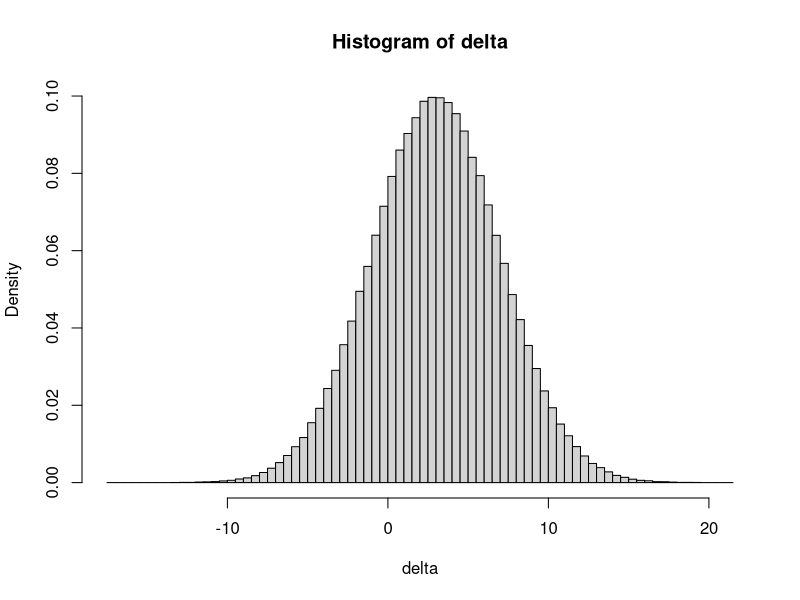
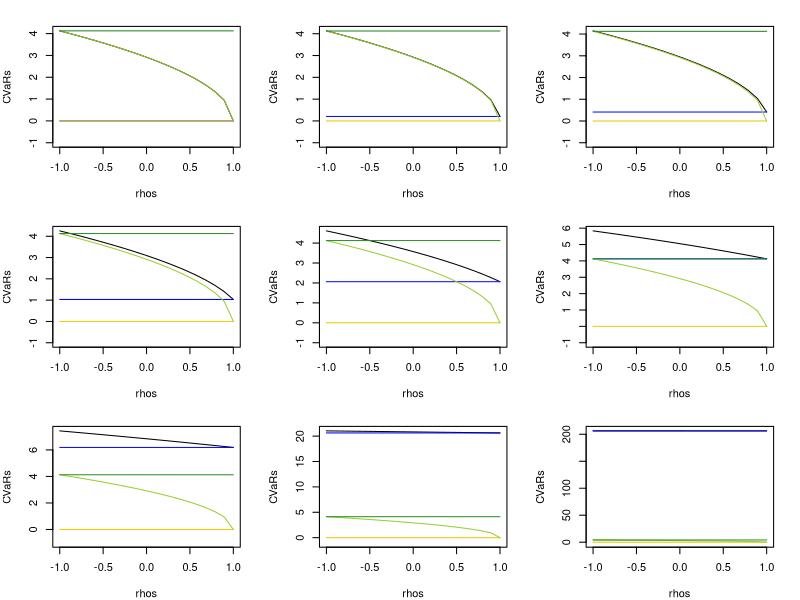
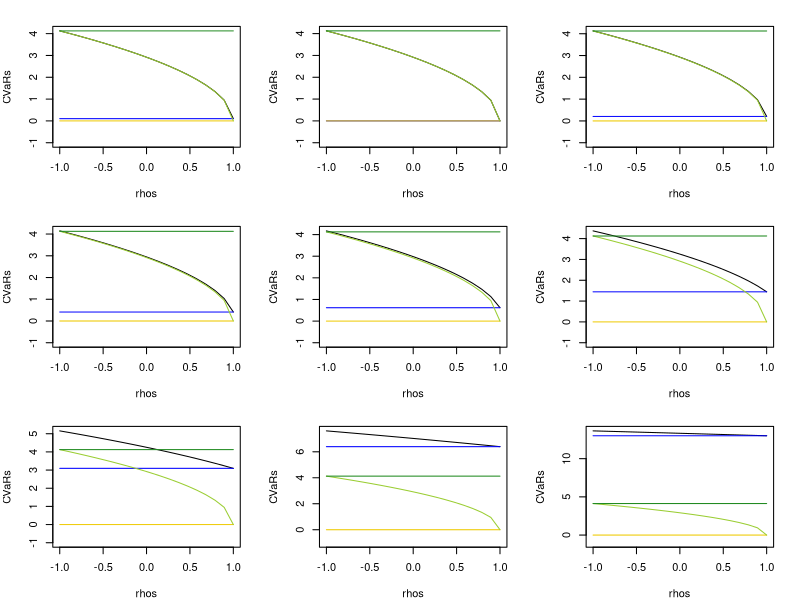
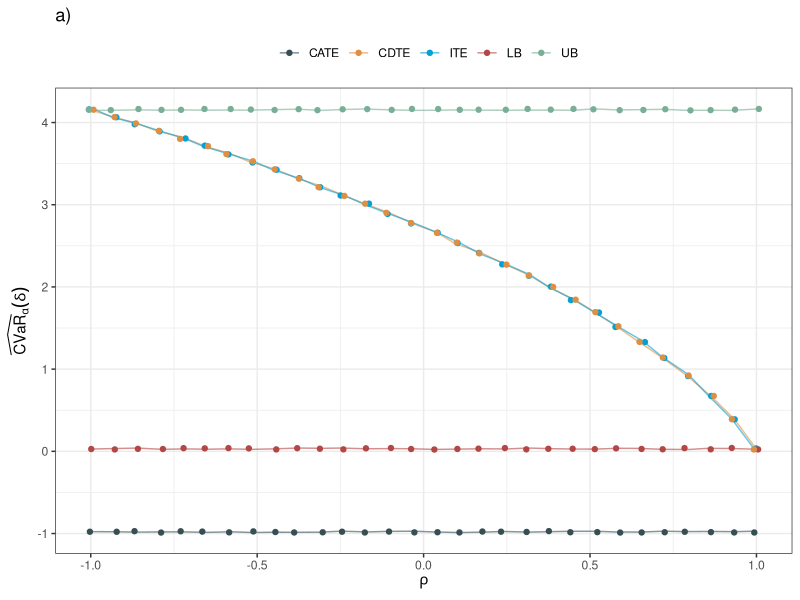
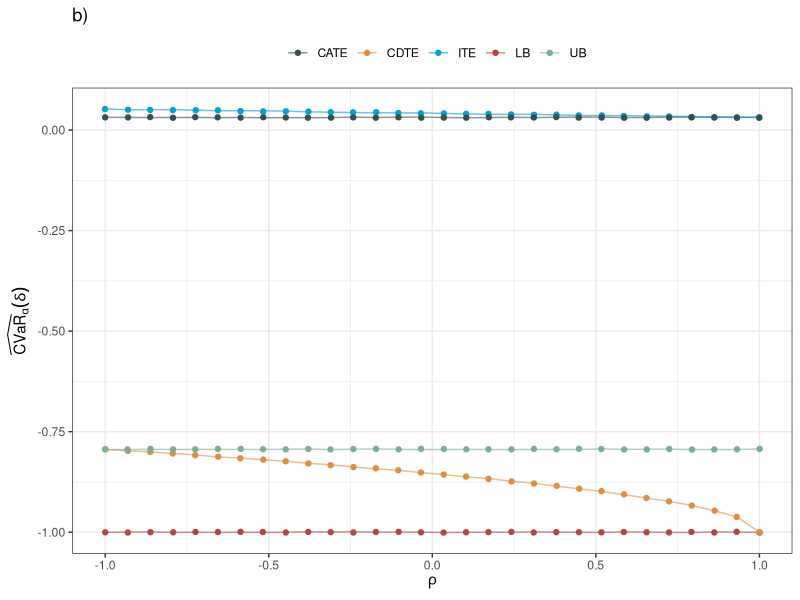
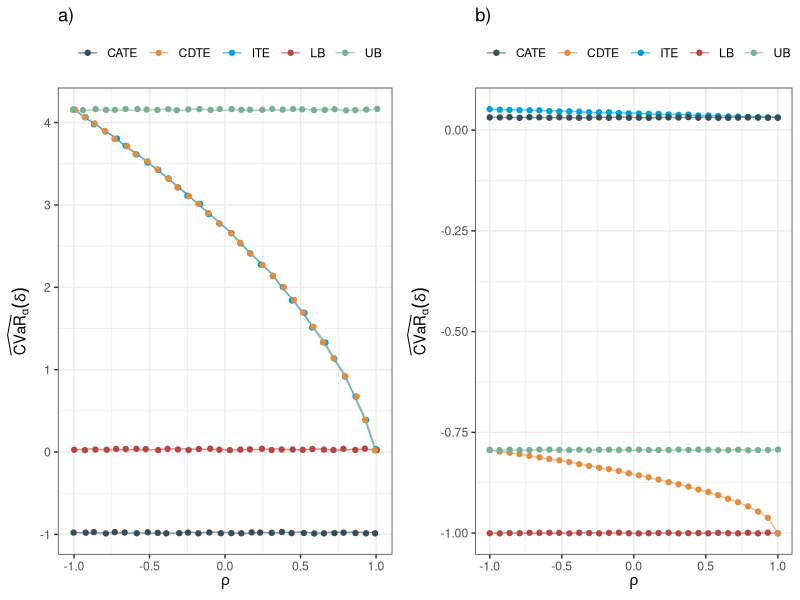
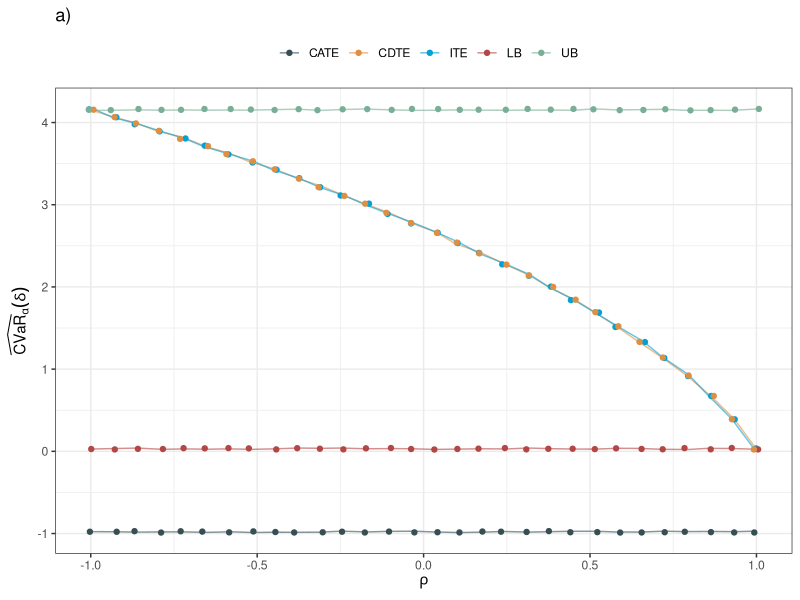
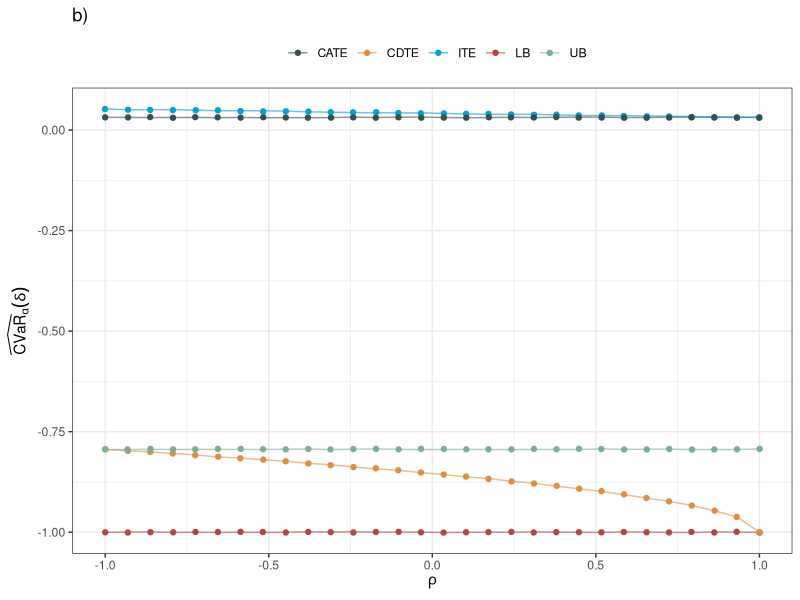

Source code (R) for these figures, in order:
## ---- chunk 1

knitr::opts_chunk$set(echo = TRUE)
library(cvar)
library(dplyr)
library(ggplot2)
library(tidyr)
library(ggsci)
library(ggpubr)

## ---- chunk 2

CVaR.gaussian <- function(mu, sd, alpha) {
  if (alpha == 1) return(mu)
  q <- qnorm(1-alpha)
  mu + dnorm(q) / (alpha) * sd
}

## ---- chunk 3

mu <- 3
sd <- 4

## ---- chunk 4

n <- 1000000
delta <- rnorm(n, mean = mu, sd = sd)
hist(delta, freq = FALSE, breaks = 100)

## ---- chunk 5

alpha <- 0.05

ES(-delta, p_loss = alpha)
CVaR.gaussian(mu, sd, alpha)

#mu + sd * ES(qnorm, dist.type = "qf", p_loss = alpha)

## ---- chunk 6

rho <- 0 # 1 here means that Y_1 and -Y_0 are perfectly correlated

CVaR.delta <- function(a.0, a.1, b.0, b.1, mu.X, sigma.X, sigma.0, sigma.1, rho) {
  delta.mu <- a.1-a.0+(b.1-b.0)*mu.X
  delta.sd <- sqrt((b.1-b.0)^2*sigma.X^2+sigma.1^2+sigma.0^2-2*rho*sigma.0*sigma.1)

  CVaR.gaussian(delta.mu, delta.sd, alpha)
}

CVaR.delta.X <- function(a.0, a.1, b.0, b.1, mu.X, sigma.X, sigma.0, sigma.1, rho) {
  delta.X.mu <- a.1-a.0+(b.1-b.0)*mu.X
  delta.X.sd <- sqrt(sigma.1^2+sigma.0^2-2*rho*sigma.0*sigma.1)
  
  CVaR.gaussian(delta.X.mu, delta.X.sd, alpha)
} # Note that this is the expected CVaR, i.e., E[CVaR(delta|X)]

CVaR.tau <- function(a.0, a.1, b.0, b.1, mu.X, sigma.X, sigma.0, sigma.1, rho) {
  tau.mu <- a.1 - a.0 + (b.1 - b.0) * mu.X
  tau.sd <- sqrt((b.1 - b.0)^2 * sigma.X^2) # sqrt(.) and (.)^2 cancel # TODO: Check whether it actually cancels
  
  CVaR.gaussian(tau.mu, tau.sd, alpha)
}

CVaR.lb <- function(a.0, a.1, b.0, b.1, mu.X, sigma.X, sigma.0, sigma.1, rho) {
  mu <- a.1 - a.0 + (b.1 - b.0) * mu.X
  sd <- max(sigma.1 - sigma.0, sigma.0 - sigma.1)
  
  CVaR.gaussian(mu, sd, alpha)
} # Note that this is the expected CVaR

CVaR.ub <- function(a.0, a.1, b.0, b.1, mu.X, sigma.X, sigma.0, sigma.1, rho) {
  mu <- a.1 - a.0 + (b.1 - b.0) * mu.X
  sd <- sigma.0 + sigma.1
  
  CVaR.gaussian(mu, sd, alpha)
} # Note that this is the expected CVaR

## ---- chunk 7

a.0 <- 0
a.1 <- 0

b.0 <- 2
b.1 <- 1

mu.X <- 0

sigma.0 <- 1
sigma.1 <- 1

sigma.X <- 0.1
c(
  "delta" = CVaR.delta(a.0, a.1, b.0, b.1, mu.X, sigma.X, sigma.0, sigma.1, rho),
  "CATE" = CVaR.tau(a.0, a.1, b.0, b.1, mu.X, sigma.X, sigma.0, sigma.1, rho),
  "ub" = CVaR.ub(a.0, a.1, b.0, b.1, mu.X, sigma.X, sigma.0, sigma.1, rho),
  "delta|X" = CVaR.delta.X(a.0, a.1, b.0, b.1, mu.X, sigma.X, sigma.0, sigma.1, rho),
  "lb" = CVaR.lb(a.0, a.1, b.0, b.1, mu.X, sigma.X, sigma.0, sigma.1, rho)
)

sigma.X <- 10
c(
  "delta" = CVaR.delta(a.0, a.1, b.0, b.1, mu.X, sigma.X, sigma.0, sigma.1, rho),
  "CATE" = CVaR.tau(a.0, a.1, b.0, b.1, mu.X, sigma.X, sigma.0, sigma.1, rho),
  "ub" = CVaR.ub(a.0, a.1, b.0, b.1, mu.X, sigma.X, sigma.0, sigma.1, rho),
  "delta|X" = CVaR.delta.X(a.0, a.1, b.0, b.1, mu.X, sigma.X, sigma.0, sigma.1, rho),
  "lb" = CVaR.lb(a.0, a.1, b.0, b.1, mu.X, sigma.X, sigma.0, sigma.1, rho)
)

## ---- chunk 8

plot.CVaRs <- function(a.0, a.1, b.0, b.1, mu.X, sigma.X, sigma.0, sigma.1, steps = 20) {
  
  rhos <- seq(from = -1, to = 1, length.out = steps)
  
  CVaRs <- array(c(
    sapply(rhos,function(r) CVaR.delta(a.0,a.1,b.0,b.1,mu.X,sigma.X,sigma.0,sigma.1,r)),
    sapply(rhos,function(r) CVaR.tau(a.0,a.1,b.0,b.1,mu.X,sigma.X,sigma.0,sigma.1,r)),
    sapply(rhos,function(r) CVaR.lb(a.0,a.1,b.0,b.1,mu.X,sigma.X,sigma.0,sigma.1,r)),
    sapply(rhos,function(r) CVaR.delta.X(a.0,a.1,b.0,b.1,mu.X,sigma.X,sigma.0,sigma.1,r)),
    sapply(rhos,function(r) CVaR.ub(a.0,a.1,b.0,b.1,mu.X,sigma.X,sigma.0,sigma.1,r))
  ), dim = c(steps,5))
  
  plot(rhos, CVaRs[,1], type = "l", col = "black", ylim=c(min(CVaRs)-1,max(CVaRs)), ylab = "CVaRs")
  lines(rhos, CVaRs[,2], type = "l", col = "blue")
  lines(rhos, CVaRs[,3], type = "l", col = "gold2")
  lines(rhos, CVaRs[,4], type = "l", col = "olivedrab3")
  lines(rhos, CVaRs[,5], type = "l", col = "forestgreen")
  
}

## ---- chunk 9

sigma.Xs <- c(0,0.1,0.2,0.5,1,2,3,10,100)
par(mfrow = c(3,3), mar = c(4, 4, 2, 2))

for (sigma.X in sigma.Xs) {
  plot.CVaRs(a.0=0, a.1=0, b.0=1, b.1=2, mu.X, sigma.X, sigma.0, sigma.1)
}

## ---- chunk 10

b.diffs <- c(0.5,1,2,3,4,8,16,32,64)
par(mfrow = c(3,3), mar = c(4, 4, 2, 2))

for (b.diff in b.diffs) {
  plot.CVaRs(a.0=0, a.1=0, b.0=1, b.1=b.diff, mu.X, 0.1, sigma.0, sigma.1)
}

## ---- chunk 11
create.results = function(a.0,a.1,b.0,b.1,mu.X,sigma.X,sigma.0,sigma.1){
  
  rhos <- seq(from = -1, to = 1, length.out = 30)
  CVaRs <- array(c(
    sapply(rhos,function(r) CVaR.delta(a.0,a.1,b.0,b.1,mu.X,sigma.X,sigma.0,sigma.1,r)),
    sapply(rhos,function(r) CVaR.tau(a.0,a.1,b.0,b.1,mu.X,sigma.X,sigma.0,sigma.1,r)),
    sapply(rhos,function(r) CVaR.lb(a.0,a.1,b.0,b.1,mu.X,sigma.X,sigma.0,sigma.1,r)),
    sapply(rhos,function(r) CVaR.delta.X(a.0,a.1,b.0,b.1,mu.X,sigma.X,sigma.0,sigma.1,r)),
    sapply(rhos,function(r) CVaR.ub(a.0,a.1,b.0,b.1,mu.X,sigma.X,sigma.0,sigma.1,r))
  ), dim = c(30,5))
  CVaRs.df = data.frame(CVaRs) %>%
    mutate(corr = rhos) %>%
    rename("ITE" = "X1", "CATE" = "X2", "LB" = "X3", "CDTE" = "X4", "UB" = "X5") %>%
    pivot_longer(cols = c("ITE", "CATE", "LB", "CDTE", "UB"))
  return(CVaRs.df)
}
## ---- chunk 12

res = create.results(a.0 = 0, a.1 = 0, b.0 = 2, b.1 = 1, mu.X = 1, sigma.X = 0.01,
                     sigma.0 = 1, sigma.1 = 1.5)


plot.x = ggplot(data = res, aes(x = corr, y = value, group = name, color = name)) +
  geom_line(alpha = 0.6, position = position_jitter(width = 0.01, height = 0.01, seed = 1)) +
  geom_point(position = position_jitter(width = 0.01, height = 0.01, seed = 1)) +
  theme_bw() +
  theme(legend.position = "top") +
  labs(x = expression(rho), color = "", group = "",
       y = expression(widehat(CVaR)[alpha](delta))) +
  scale_color_jama() +
  ggtitle("a)")
plot.x
ggsave("./Plots/sigma_x_zero.png", plot.x, width = 15, height = 15, units = "cm")
## ---- chunk 13

res = create.results(a.0 = 0, a.1 = 0, b.0 = 2, b.1 = 1, mu.X = 1, sigma.X = 0.5,
                     sigma.0 = 0.05, sigma.1 = 0.05)


plot.y = ggplot(data = res, aes(x = corr, y = value, group = name, color = name)) +
  geom_line(alpha = 0.6, position = position_jitter(width = 0.001, height = 0.001, seed = 1)) +
  geom_point(position = position_jitter(width = 0.001, height = 0.001, seed = 1)) +
  theme_bw() +
  theme(legend.position = "top") +
  labs(x = expression(rho), color = "", group = "",
       y = expression(widehat(CVaR)[alpha](delta))) +
  scale_color_jama() +
  ggtitle("b)")
plot.y
ggsave("./Plots/sigma_y_zero.png", plot.y, width = 15, height = 15, units = "cm")
## ---- chunk 14
plot.comb = ggarrange(plot.x, plot.y, ncol = 2)
plot.comb
ggsave("./Plots/plot_combined.pdf", plot.comb, width = 20, height = 10, units = "cm")
